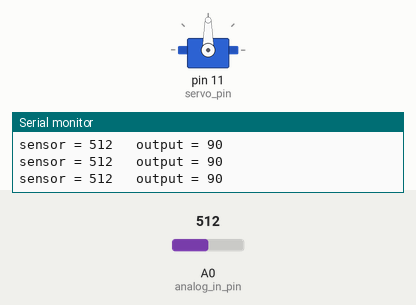
The sketch below on a simulated Arduino Uno, built with avr-gcc and run on an emulated ATmega328P. On the bench: servo, the last lines printed to the serial monitor. The inputs (shaded band) are chosen by the test bench; at power-on: A0 (analog_in_pin) = 512.

Above: at 1.2 s.
1.3 s: A0 (analog_in_pin) set to 560
At 2.1 s:
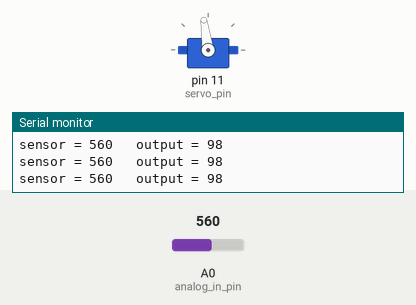
4.3 s: A0 (analog_in_pin) set to 579
At 4.6 s:
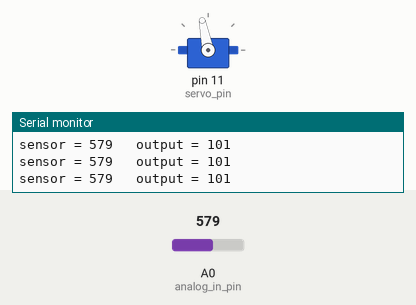
5.8 s: A0 (analog_in_pin) set to 306
At 6.4 s:
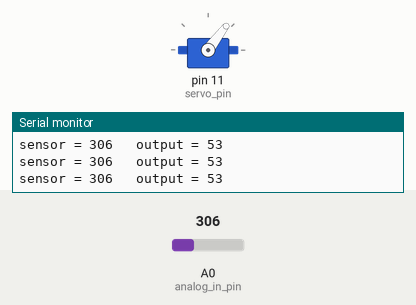
7.3 s: A0 (analog_in_pin) set to 716
At 8.2 s:
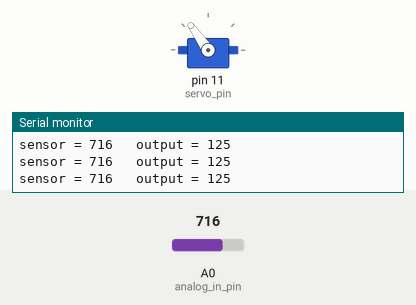
8.8 s: A0 (analog_in_pin) set to 989
At 10.0 s:
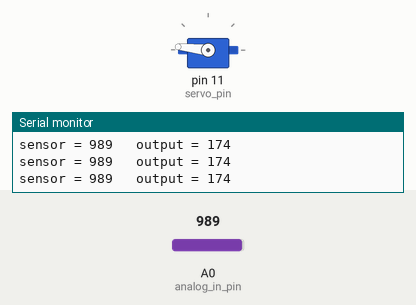
10.3 s: A0 (analog_in_pin) set to 1016
At 11.7 s:
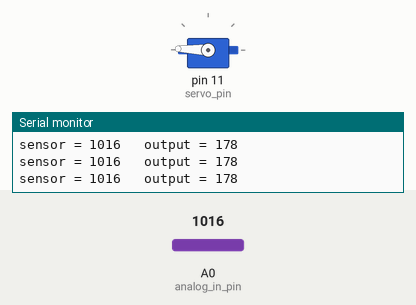
Timing chart, 0 to 13.3 s (numbered marks = the images above; inputs shaded):
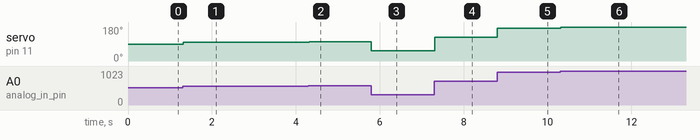

Measured:
- after the input at 1.3 s, servo on pin 11 (servo_pin): 90° → 98° at once
- after the input at 4.3 s, servo on pin 11 (servo_pin): 98° → 101° at once
- after the input at 5.8 s, servo on pin 11 (servo_pin): 101° → 53° at once
- after the input at 7.3 s, servo on pin 11 (servo_pin): 53° → 125° at once
- after the input at 8.8 s, servo on pin 11 (servo_pin): 125° → 174° at once
- after the input at 10.3 s, servo on pin 11 (servo_pin): 174° → 178° at once

The sketch:

servo_knob.ino
```cpp
#include <Servo.h>

const int servo_pin      = 11;
const int analog_in_pin  = A0;  // Analog input pin that the potentiometer is attached to

int sensor_value = 0;        // value read from the pot
int pos = 0;                 // value output to the PWM (analogWrite)

Servo s;  // create servo object to control a servo
          // a maximum of eight servo objects can be created

void setup()
{
  s.attach(servo_pin);  // attaches the servo on pin 9 to the servo object
  Serial.begin(9600); // initialize the serial communication
}

void loop()
{
  // read the analog in value:
  sensor_value = analogRead(analog_in_pin);
  // map it to the range of the analog out:
  pos = map(sensor_value, 0, 1023, 0, 180);

  s.write(pos);

  // print the results to the serial monitor:
  Serial.print("sensor = " );
  Serial.print(sensor_value);
  Serial.print("\t output = ");
  Serial.println(pos);
  delay(2);
}
```
